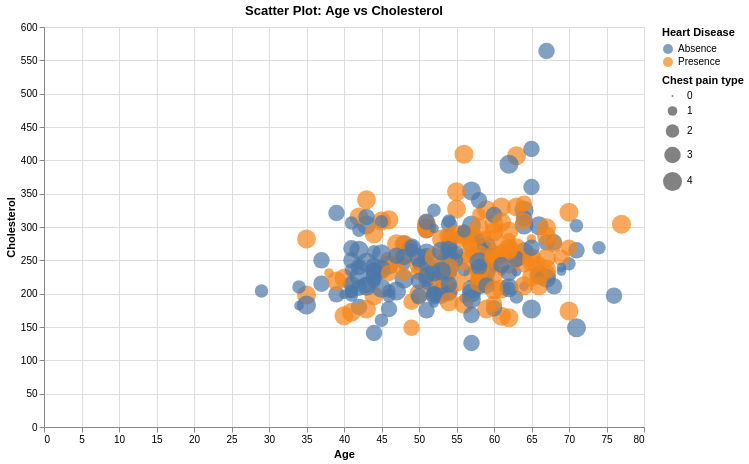

Describe this chart as a Vega-Lite specification.
### Vega-Lite specification from a JSON file in a GitHub repository (floating-point values rounded to 4 significant figures; data arrays with more than 128 entries replaced by an {"elided": "..."} marker saying what was removed)
{"$schema": "https://vega.github.io/schema/vega-lite/v5.json", "title": "Scatter Plot: Age vs Cholesterol", "width": 600, "height": 400, "data": {"values": {"elided": "270 records"}}, "mark": {"type": "point", "filled": true, "opacity": 0.7}, "encoding": {"x": {"field": "Age", "type": "quantitative", "scale": {}}, "y": {"field": "Cholesterol", "type": "quantitative", "scale": {}}, "color": {"field": "Heart Disease", "type": "nominal"}, "size": {"field": "Chest pain type", "type": "quantitative"}, "tooltip": [{"field": "Age", "type": "quantitative"}, {"field": "Cholesterol", "type": "quantitative"}, {"field": "Heart Disease", "type": "nominal"}, {"field": "Chest pain type", "type": "quantitative"}]}, "transform": [], "params": []}
